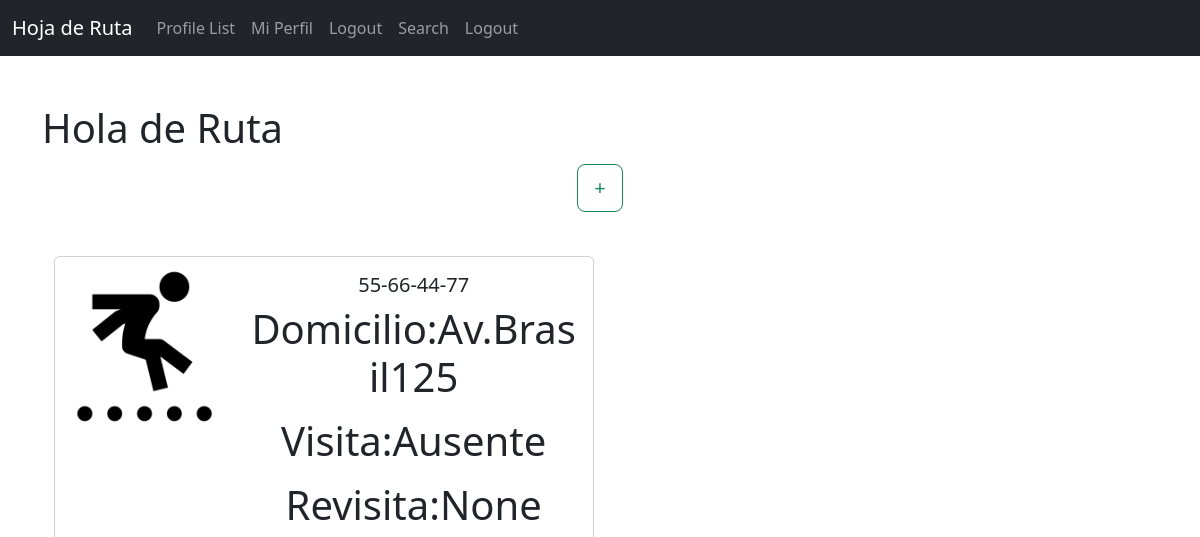
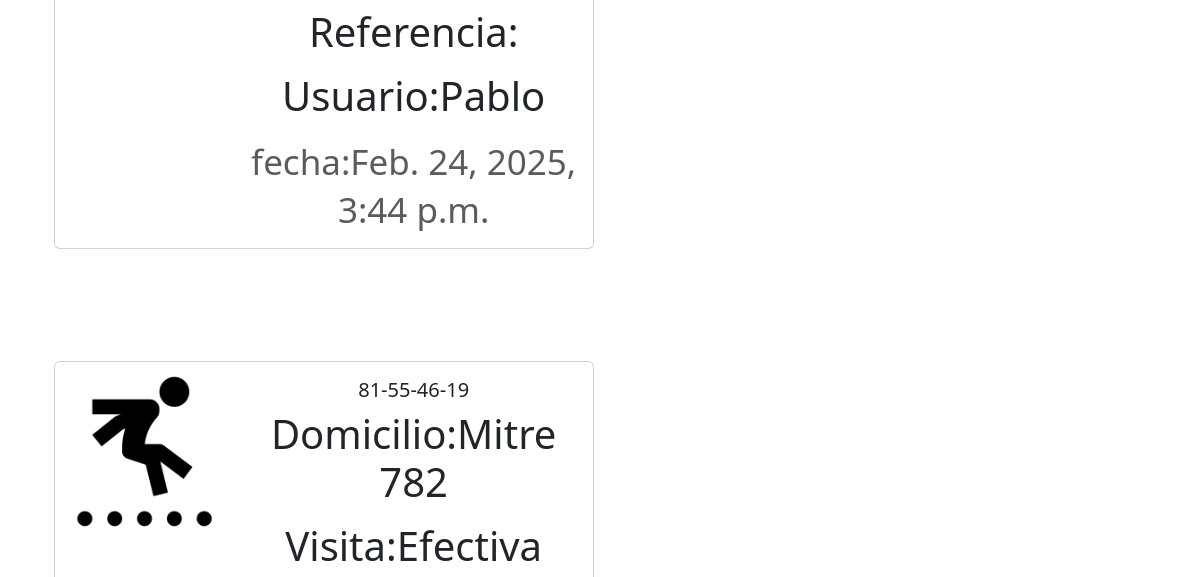
The app's page / (signed in, upper part), older data (2 pictures, top to bottom).
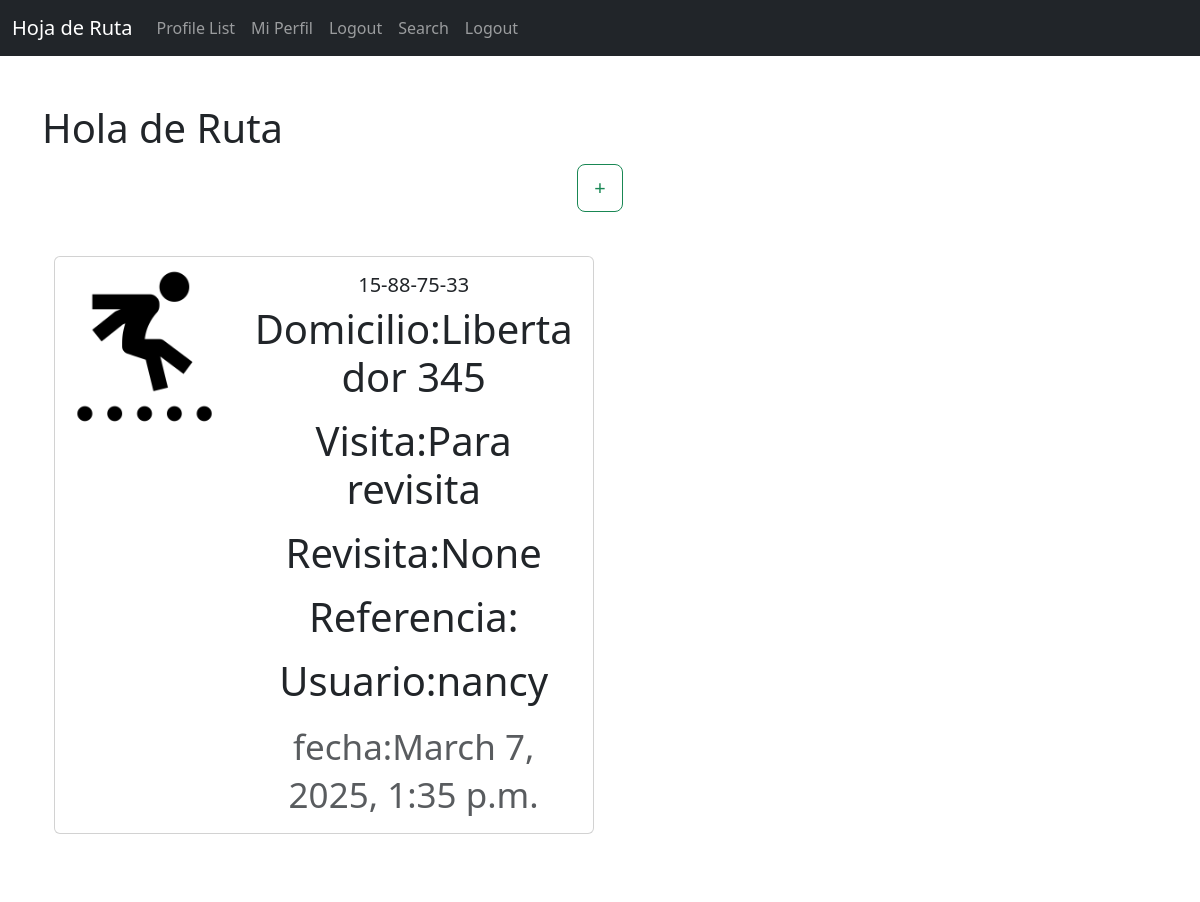
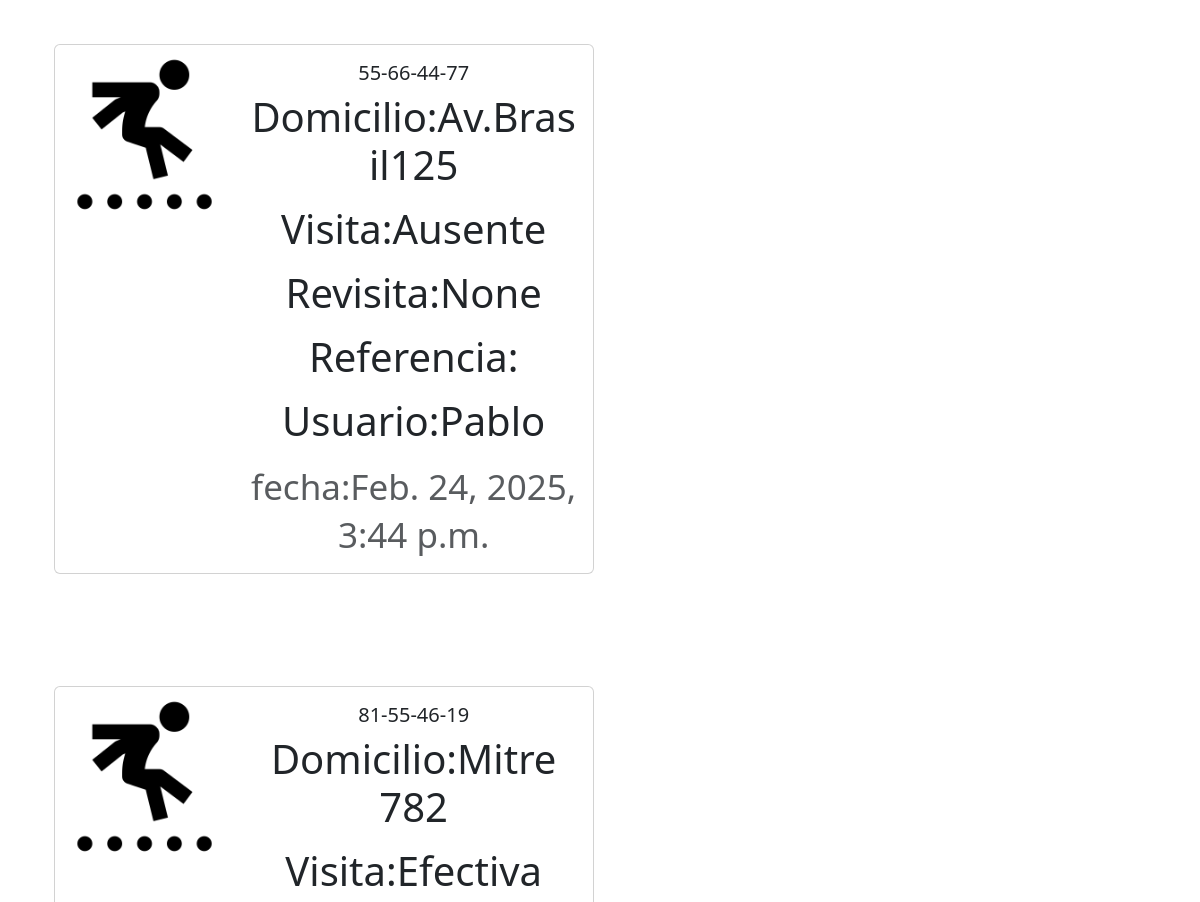
The same page, newer data (2 pictures, top to bottom).
### hoja_campo/models.py (models this page shows, shortened)
class Meep(models.Model):
    created_at = models.DateTimeField(auto_now_add=True)
    user = models.ForeignKey(User, related_name="meeps", on_delete=models.DO_NOTHING)
    domicilio = models.CharField(max_length=200)
    ficha = models.TextField(max_length=11)
    visita = models.ForeignKey(Ficha_Tipo, on_delete=models.CASCADE,null=True)
    revisita = models.ForeignKey(Ficha_Tipo_2, on_delete=models.CASCADE,null=True)
    revisita_fecha = models.DateField(blank=True, null=True)
    revisita_usuario = models.TextField(max_length=11,default='')
    ficha_ref = models.TextField(max_length=11,default='')
    comentarios = models.TextField(default=0, null=False,blank=False, max_length=200)

class Ficha_Tipo(models.Model):
    nombre = models.CharField(max_length=50)
    def __str__(self):
        return self.nombre

### hoja_campo/views.py (the view)
# urls.py: path('', views.home, name="home"),
def home(request):
    if request.user.is_authenticated:
        meeps = Meep.objects.all().order_by("-created_at")
        return render(request, 'home.html', {"meeps":meeps})
    else:
         messages.success(request, ("Tenes que estar logueado"))
         return render(request, 'login.html', {})

### hoja_campo/models.py (called while the page is built)
    def __str__(self):
        return self.nombre

### hoja_campo/hoja_campo/templates/home.html (shortened to what this page needs)
{% extends 'base.html' %}
{% load static %}
{% block content %}
<h1>Hola de Ruta<h1>
<div class="container text-center">
    <div class="row">
            <div class="col-12">
                <a href="{% url 'home_in' %}"><button type="button" class="btn btn-outline-success btn-lg">+</button></a>
            </div>
            <div class="col-12">
                 {% for meep in meeps %}
                 {% if meep.visita == 9 %}
                <div class="card border-success mb-3" style="max-width: 540px;">
                    <div class="row g-0">
                      <div class="col-md-4">
                        <img src="{% static 'images/user.png' %}" class="img-fluid rounded-start" alt="Profile_Image">
                      </div>
                      <div class="col-md-8">
                        <div class="card-body">
                          <h5 class="card-title">{{ meep.ficha }}</h5>
                          <p class="card-text">Domicilio:{{ meep.domicilio }}</p>
                          <p class="card-text">Visita:{{ meep.visita }}</p>
                          <p class="card-text">Revisita:{{ meep.revisita }}</p>
                          <p class="card-text">Referencia:{{ meep.ficha_ref }}</p>
                          <p class="card-text">Usuario:{{ meep.user }}</p>
                          <p class="card-text"><small class="text-body-secondary">fecha:{{ meep.created_at }}</small></p>
                          {% if request.user.username == profile.user.username %}
                            <a href="{% url 'edit_meep' meep.id %}"><button type="button" class="btn btn-outline-success btn-lg">Editar</button></a>
                          {% endif %}
                        </div>
                      </div>
                    </div>
                </div>
                {% else %}
                <div class="card mb-3" style="max-width: 540px;">
                  <div class="row g-0">
                    <div class="col-md-4">
                      <img src="{% static 'images/user.png' %}" class="img-fluid rounded-start" alt="Profile_Image">
                    </div>
                    <div class="col-md-8">
                      <div class="card-body">
                        <h5 class="card-title">{{ meep.ficha }}</h5>
                        <p class="card-text">Domicilio:{{ meep.domicilio }}</p>
                        <p class="card-text">Visita:{{ meep.visita }}</p>
                        <p class="card-text">Revisita:{{ meep.revisita }}</p>
                        <p class="card-text">Referencia:{{ meep.ficha_ref }}</p>
                        <p class="card-text">Usuario:{{ meep.user }}</p>
                        <p class="card-text"><small class="text-body-secondary">fecha:{{ meep.created_at }}</small></p>
                      </div>
                    </div>
                  </div>
                </div>
                {% endif %}
                <br/><br/>
                {% endfor %}
            </div>
{% endblock %}

### hoja_campo/hoja_campo/templates/base.html (shortened to what this page needs)
<!doctype html>
<html lang="en">
  <head>
    <link href="https://cdn.jsdelivr.net/npm/bootstrap@5.3.3/dist/css/bootstrap.min.css" rel="stylesheet">
  </head>
  <body>
     {% include 'navbar.html' %}
     <div class="container">
     <br>
     <br>
        {% block content %}
        {% endblock %}
     </div>
  </body>
</html>

### hoja_campo/hoja_campo/templates/navbar.html (shortened to what this page needs)
<nav class="navbar navbar-expand-lg navbar-dark bg-dark">
    <div class="container-fluid">
      <a class="navbar-brand" href="{% url 'home' %}">Hoja de Ruta</a>
      <div class="collapse navbar-collapse" id="navbarSupportedContent">
        <ul class="navbar-nav me-auto mb-2 mb-lg-0">
         <li class="nav-item">
           <a class="nav-link" href="{% url 'profile_list' %}">Profile List</a>
         </li>
         {% if user.is_authenticated %}
         <li class="nav-item">
          <a class="nav-link" href="{% url 'profile' request.user.id %}">Mi Perfil</a>
         </li>
         <li class="nav-item">
          <a class="nav-link" href="{% url 'logout' %}">Logout</a>
         </li>
         <li class="nav-item">
          <a class="nav-link" href="{% url 'search' %}">Search</a>
         </li>
         <li class="nav-item">
          <a class="nav-link" href="{% url 'listados' %}">Logout</a>
         </li>
         {% endif %}
        </ul>
      </div>
    </div>
  </nav>

Row changes from the older to the newer data that the page shows:
added Meep: ficha "15-88-75-33", domicilio "Libertador 345", visita "Para revisita", revisita "None", user "nancy", created_at "March 7, 2025, 1:35 p.m."
